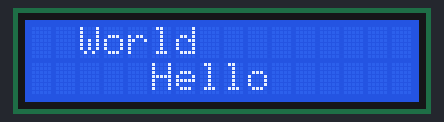
The sketch below on a simulated Arduino Uno, built with avr-gcc and run on an emulated ATmega328P. Parts: 16×2 character LCD.

Above: at 0.1 s.
At 2.2 s:
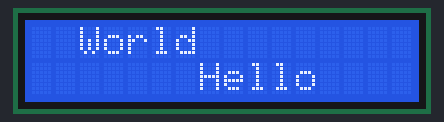
At 3.2 s:
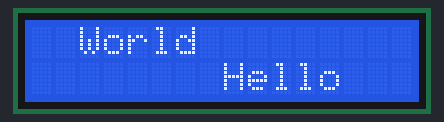
At 6.3 s:
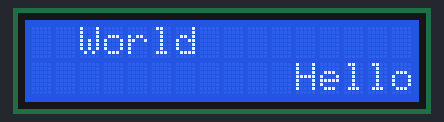
At 9.3 s:
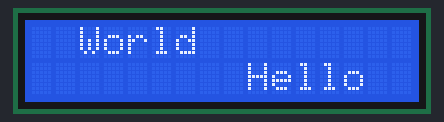
At 12.4 s:
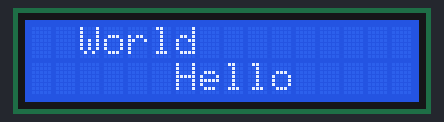

The sketch:

Arduino_LDC.ino
```cpp
#include <Wire.h>
#include <LiquidCrystal_I2C.h>

LiquidCrystal_I2C lcd(0x27, 16, 2);
// OR LiquidCrystal_I2C lcd(0x3F, 16, 2);

void setup() {
  // initialize the LCD
  lcd.begin();

  // Turn on the blacklight and print a message.
  lcd.backlight();
  //lcd.setBacklight(true); //關閉背光
  //清空LCD
  lcd.clear();
  //設定cusor
  lcd.setCursor(5,1); //欄位(0~15) 列(0~1)
  lcd.print("Hello");
  lcd.setCursor(2,0);
  lcd.print("World");
}

void loop() {
  // 跑馬燈
  for(int i = 5 ; i<=11; i++){
    //第二列整列清空
    lcd.setCursor(0,1); //指向第二列
    lcd.print("                "); //16個空白

    lcd.setCursor(i,1);
    lcd.print("Hello");
    delay(1000);
  }
  for(int i = 11 ; i>=5; i--){
    lcd.setCursor(0,1);
    lcd.print("                ");

    lcd.setCursor(i,1);
    lcd.print("Hello");
    delay(1000);
  }


}
```

Measured:
- by itself, everything shown: repeats every 14.3 s, in 12 steps
- what the display in image 1 shows lasts 1.1 s, from 2.1 s to 3.2 s
- what the display in image 3 shows lasts 2.1 s, from 6.2 s to 8.3 s
